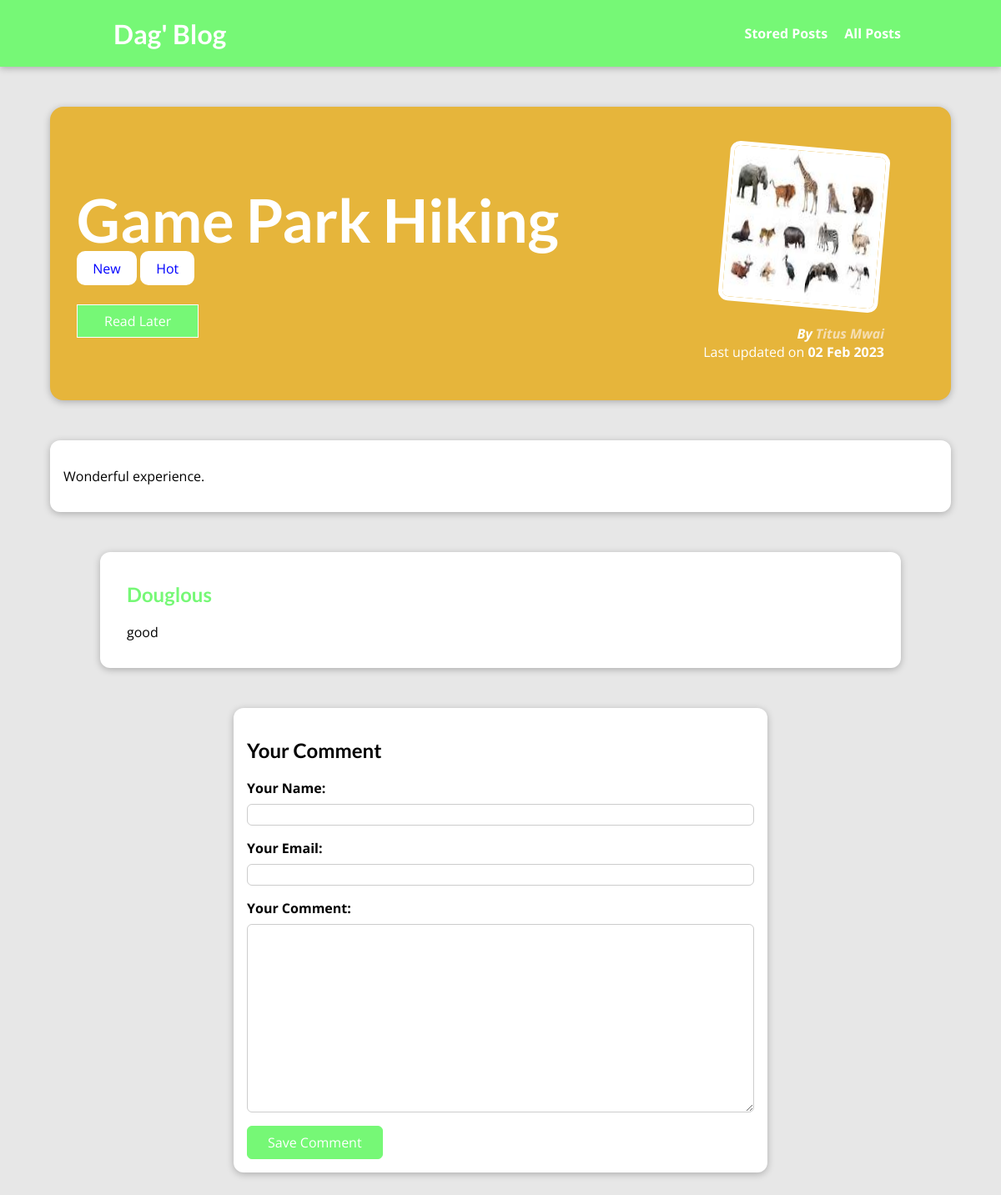
The page /posts/game-park-hiking on the database its author committed.
### blog/models.py (models this page shows, shortened)
class Post(models.Model):
    title = models.CharField(max_length=100)
    excerpt = models.CharField(max_length=200)
    image = models.ImageField(upload_to="posts", null=True)
    date = models.DateField(auto_now=True)
    slug = models.SlugField(unique=True, db_index=True)
    content = models.TextField(validators=[MinLengthValidator(10)])
    author = models.ForeignKey(
        Author, on_delete=models.SET_NULL, null=True, related_name="posts")
    tags = models.ManyToManyField(Tag)

class Tag(models.Model):
    caption = models.CharField(max_length=25)

class Author(models.Model):
    first_name = models.CharField(max_length=60)
    last_name = models.CharField(max_length=60)
    email_address = models.EmailField()
    def full_name(self):
        return f"{self.first_name} {self.last_name}"
    def __str__(self):
        return self.full_name()

class comment(models.Model):
    user_name = models.CharField(max_length=150)
    user_email = models.EmailField()
    text = models.TextField(max_length=450)
    post = models.ForeignKey(
        Post, on_delete=models.CASCADE, related_name="comments")

### blog/views.py (the view, shortened to what this page needs)
# urls.py: path("posts/<slug:slug>", views.singlepostview.as_view(), name="post-detail-page"),
class singlepostview(View):
    def is_stored_post(self, request, post_id):
        stored_posts = request.session.get("stored_posts")
        if stored_posts is not None:
            is_saved_for_later = post_id in stored_posts
        else:
            is_saved_for_later = False
        return is_saved_for_later
    def get(self, request, slug):
      post = Post.objects.get(slug=slug)
      context = {
          "post": post,
          "post_tags": post.tags.all(),
          "comment_form": commentform(),
          "comments": post.comments.all().order_by("-id"),
          "saved_for_later": self.is_stored_post(request, post.id)
      }
      return render(request, "blog/post-detail.html", context)

### blog/forms.py
class commentform(forms.ModelForm):
    class Meta:
        model = comment
        exclude = ["post"]
        labels = {
            "user_name": "Your Name",
            "user_email": "Your Email",
            "text": "Your Comment"
        }

### blog/templates/blog/post-detail.html (shortened to what this page needs)
{% extends "base.html" %}
{% load static %}
{% block css_files %}
    <link rel="stylesheet" href="{% static "blog/post-detail.css" %}" />
{% endblock %}
{% block content %}
    <section id="summary">
        <h2>{{post.title}}</h2>
        <div>
            {% for tag in post_tags %}
                <span class="tag">{{ tag.caption }}</span>
            {% endfor %}
        </div>
        <div id="read-later">
            <form action="{% url "read-later" %}" method="POST">
                <button>
                    {% if saved_for_later %}
                        Remove from "Read Later" List
                    {% else %}
                        Read Later
                    {% endif %}
                </button>
            </form>
        </div>
        <article>
            <img src="{{ post.image.url }}" alt="{{post.title}}" />
            <address>By <a href="mailto:{{ post.author.email_address }}">{{post.author}}</a></address>
            <div>Last updated on <time>{{post.date|date:"d M Y"}}</time></div>
        </article>
    </section>
    <main>
        {{post.content|linebreaks }}
    </main>
    <section id="comments">
        <ul>
            {% for comment in comments %}
                <li>
                    <h2>{{ comment.user_name }}</h2>
                    <p>{{ comment.text|linebreaks }}</p>
                </li>
            {% endfor %}
        </ul>
    </section>
    <section id="comment-form">
        <h2>Your Comment</h2>
        <form action="{% url "post-detail-page" post.slug %}" method="POST">
            {% for form_field in comment_form %}
                <div class="form-control {% if form_field.errors %}invalid{% endif %}">
                    {{ form_field.label_tag }}
                    {{ form_field }}
                </div>
            {% endfor %}
            <button>Save Comment</button>
        </form>
    </section>
{% endblock %}

### static/app.css (style rules this page uses)
* { box-sizing: border-box; }
html { font-family: "Open Sans", "Lato", sans-serif; }
body { margin: 0; }
h1, h2, h3 { font-family: "Lato", sans-serif; font-weight: bold; }

### blog/static/blog/post-detail.css (style rules this page uses)
body { background-color: #e7e7e7; }
#summary { margin: 8rem auto 3rem auto; padding: 2rem; width: 90%; max-width: 90rem; border-radius: 16px; background-color: #e6b53b; position: relative; box-shadow: 0 2px 8px rgba(0, 0, 0, 0.25); height: 22rem; }
#summary h2 { color: white; font-size: 4.5rem; margin-bottom: 0.3rem; }
#summary article { position: absolute; top: 2rem; right: 3rem; padding: 1rem 2rem; border-radius: 12px; text-align: right; color: white; }
#summary article img { width: 12rem; height: 12rem; border-radius: 12px; transform: rotateZ(5deg); border: 5px solid white; margin-bottom: 1rem; }
#summary address { font-weight: bold; }
#summary time { font-weight: bold; }
#read-later { margin: 2rem 0; }
#read-later button { background-color: #76f876; border: 1px solid white; padding: 0.5rem 2rem; font: inherit; color: white; cursor: pointer; }
#summary a { color: wheat; text-decoration: none; }
main { width: 90%; max-width: 90rem; margin: 3rem auto; background-color: white; padding: 1rem; border-radius: 12px; box-shadow: 0 2px 8px rgba(0, 0, 0, 0.25); }
.tag { background-color: white; color: blue; padding: 0.6rem 1.2rem; border-radius: 10px; }
#comment-form { margin: 3rem auto; width: 90%; max-width: 40rem; border-radius: 12px; background-color: white; box-shadow: 0 2px 8px rgba(0, 0, 0, 0.25); padding: 1rem; }
#comment-form button { font: inherit; background-color: #76f876; color: white; border: 1px solid #76f876; padding: 0.5rem 1.5rem; border-radius: 6px; cursor: pointer; }
.form-control { margin-bottom: 1rem; }
.form-control label { font-weight: bold; margin-bottom: 0.5rem; display: block; }
.form-control input, .form-control textarea { display: block; width: 100%; font: inherit; padding: 0.25; border-radius: 6px; border: 1px solid #ccc; }
#comments { margin: 3rem auto; width: 90%; max-width: 60rem; border-radius: 12px; background-color: white; box-shadow: 0 2px 8px rgba(0, 0, 0, 0.25); padding: 1rem 2rem; }
#comments ul { list-style: none; margin: 0; padding: 0; }
#comments li { margin-bottom: 1rem; border-bottom: 2px solid #ccc; }
#comments li:last-of-type { border-bottom: none; }
#comments h2 { color: #76f876; }

### rows shown on the page
Post: title "Game Park Hiking", image (picture), author "Titus Mwai", date "02 Feb 2023", content "Wonderful experience."
Tag: caption "New"
Tag: caption "Hot"
comment: user_name "Douglous", text "good"
